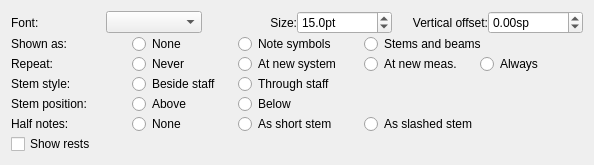
              <widget class="QWidget" name="tab_2">
               <attribute name="title">
                <string>Note Values</string>
               </attribute>
               <layout class="QVBoxLayout" name="verticalLayout_11">
                <property name="spacing">
                 <number>0</number>
                </property>
                <item>
                 <layout class="QHBoxLayout" name="horizontalLayout_10">
                  <item>
                   <widget class="QLabel" name="durFontLabel">
                    <property name="text">
                     <string>Font:</string>
                    </property>
                    <property name="textFormat">
                     <enum>Qt::PlainText</enum>
                    </property>
                    <property name="buddy">
                     <cstring>durFontName</cstring>
                    </property>
                   </widget>
                  </item>
                  <item>
                   <widget class="QComboBox" name="durFontName"/>
                  </item>
                  <item>
                   <widget class="QLabel" name="durFontSizeLabel">
                    <property name="text">
                     <string>Size:</string>
                    </property>
                    <property name="textFormat">
                     <enum>Qt::PlainText</enum>
                    </property>
                    <property name="alignment">
                     <set>Qt::AlignRight|Qt::AlignTrailing|Qt::AlignVCenter</set>
                    </property>
                    <property name="buddy">
                     <cstring>durFontSize</cstring>
                    </property>
                   </widget>
                  </item>
                  <item>
                   <widget class="QDoubleSpinBox" name="durFontSize">
                    <property name="suffix">
                     <string>pt</string>
                    </property>
                    <property name="decimals">
                     <number>1</number>
                    </property>
                    <property name="minimum">
                     <double>5.000000000000000</double>
                    </property>
                    <property name="value">
                     <double>15.000000000000000</double>
                    </property>
                   </widget>
                  </item>
                  <item>
                   <widget class="QLabel" name="durYLabel">
                    <property name="text">
                     <string>Vertical offset:</string>
                    </property>
                    <property name="textFormat">
                     <enum>Qt::PlainText</enum>
                    </property>
                    <property name="alignment">
                     <set>Qt::AlignRight|Qt::AlignTrailing|Qt::AlignVCenter</set>
                    </property>
                    <property name="buddy">
                     <cstring>durY</cstring>
                    </property>
                   </widget>
                  </item>
                  <item>
                   <widget class="QDoubleSpinBox" name="durY">
                    <property name="suffix">
                     <string>sp</string>
                    </property>
                    <property name="minimum">
                     <double>-99.989999999999995</double>
                    </property>
                    <property name="singleStep">
                     <double>0.250000000000000</double>
                    </property>
                   </widget>
                  </item>
                 </layout>
                </item>
                <item>
                 <widget class="QFrame" name="frame_4">
                  <property name="frameShape">
                   <enum>QFrame::NoFrame</enum>
                  </property>
                  <property name="frameShadow">
                   <enum>QFrame::Plain</enum>
                  </property>
                  <layout class="QHBoxLayout" name="horizontalLayout_5">
                   <property name="leftMargin">
                    <number>0</number>
                   </property>
                   <property name="topMargin">
                    <number>0</number>
                   </property>
                   <property name="rightMargin">
                    <number>0</number>
                   </property>
                   <property name="bottomMargin">
                    <number>0</number>
                   </property>
                   <item>
                    <widget class="QLabel" name="durSymLabel">
                     <property name="minimumSize">
                      <size>
                       <width>115</width>
                       <height>0</height>
                      </size>
                     </property>
                     <property name="text">
                      <string>Shown as:</string>
                     </property>
                     <property name="textFormat">
                      <enum>Qt::PlainText</enum>
                     </property>
                     <property name="buddy">
                      <cstring>noteValuesNone</cstring>
                     </property>
                    </widget>
                   </item>
                   <item>
                    <widget class="QRadioButton" name="noteValuesNone">
                     <property name="minimumSize">
                      <size>
                       <width>100</width>
                       <height>0</height>
                      </size>
                     </property>
                     <property name="text">
                      <string comment="neither note symbols nor stems and beams">None</string>
                     </property>
                    </widget>
                   </item>
                   <item>
                    <widget class="QRadioButton" name="noteValuesSymb">
                     <property name="minimumSize">
                      <size>
                       <width>120</width>
                       <height>0</height>
                      </size>
                     </property>
                     <property name="text">
                      <string>Note symbols</string>
                     </property>
                    </widget>
                   </item>
                   <item>
                    <widget class="QRadioButton" name="noteValuesStems">
                     <property name="text">
                      <string>Stems and beams</string>
                     </property>
                    </widget>
                   </item>
                   <item>
                    <spacer name="horizontalSpacer_13">
                     <property name="orientation">
                      <enum>Qt::Horizontal</enum>
                     </property>
                     <property name="sizeHint" stdset="0">
                      <size>
                       <width>40</width>
                       <height>20</height>
                      </size>
                     </property>
                    </spacer>
                   </item>
                  </layout>
                 </widget>
                </item>
                <item>
                 <widget class="QFrame" name="frame_5">
                  <property name="frameShape">
                   <enum>QFrame::NoFrame</enum>
                  </property>
                  <property name="frameShadow">
                   <enum>QFrame::Plain</enum>
                  </property>
                  <layout class="QHBoxLayout" name="horizontalLayout_5_2">
                   <property name="leftMargin">
                    <number>0</number>
                   </property>
                   <property name="topMargin">
                    <number>0</number>
                   </property>
                   <property name="rightMargin">
                    <number>0</number>
                   </property>
                   <property name="bottomMargin">
                    <number>0</number>
                   </property>
                   <item>
                    <widget class="QLabel" name="valuesRepeatLabel">
                     <property name="minimumSize">
                      <size>
                       <width>115</width>
                       <height>0</height>
                      </size>
                     </property>
                     <property name="text">
                      <string>Repeat:</string>
                     </property>
                     <property name="buddy">
                      <cstring>valuesRepeatNever</cstring>
                     </property>
                    </widget>
                   </item>
                   <item>
                    <widget class="QRadioButton" name="valuesRepeatNever">
                     <property name="minimumSize">
                      <size>
                       <width>100</width>
                       <height>0</height>
                      </size>
                     </property>
                     <property name="text">
                      <string>Never</string>
                     </property>
                    </widget>
                   </item>
                   <item>
                    <widget class="QRadioButton" name="valuesRepeatSystem">
                     <property name="minimumSize">
                      <size>
                       <width>120</width>
                       <height>0</height>
                      </size>
                     </property>
                     <property name="text">
                      <string>At new system</string>
                     </property>
                    </widget>
                   </item>
                   <item>
                    <widget class="QRadioButton" name="valuesRepeatMeasure">
                     <property name="minimumSize">
                      <size>
                       <width>110</width>
                       <height>0</height>
                      </size>
                     </property>
                     <property name="text">
                      <string>At new meas.</string>
                     </property>
                    </widget>
                   </item>
                   <item>
                    <widget class="QRadioButton" name="valuesRepeatAlways">
                     <property name="text">
                      <string>Always</string>
                     </property>
                    </widget>
                   </item>
                   <item>
                    <spacer name="horizontalSpacer_13_2">
                     <property name="orientation">
                      <enum>Qt::Horizontal</enum>
                     </property>
                     <property name="sizeHint" stdset="0">
                      <size>
                       <width>40</width>
                       <height>20</height>
                      </size>
                     </property>
                    </spacer>
                   </item>
                  </layout>
                 </widget>
                </item>
                <item>
                 <widget class="QFrame" name="frame_6">
                  <property name="frameShape">
                   <enum>QFrame::NoFrame</enum>
                  </property>
                  <property name="frameShadow">
                   <enum>QFrame::Plain</enum>
                  </property>
                  <layout class="QHBoxLayout" name="horizontalLayout_17">
                   <property name="leftMargin">
                    <number>0</number>
                   </property>
                   <property name="topMargin">
                    <number>0</number>
                   </property>
                   <property name="rightMargin">
                    <number>0</number>
                   </property>
                   <property name="bottomMargin">
                    <number>0</number>
                   </property>
                   <item>
                    <widget class="QLabel" name="stemStyleLabel">
                     <property name="minimumSize">
                      <size>
                       <width>115</width>
                       <height>0</height>
                      </size>
                     </property>
                     <property name="text">
                      <string>Stem style:</string>
                     </property>
                     <property name="buddy">
                      <cstring>stemBesideRadio</cstring>
                     </property>
                    </widget>
                   </item>
                   <item>
                    <widget class="QRadioButton" name="stemBesideRadio">
                     <property name="minimumSize">
                      <size>
                       <width>100</width>
                       <height>0</height>
                      </size>
                     </property>
                     <property name="text">
                      <string>Beside staff</string>
                     </property>
                    </widget>
                   </item>
                   <item>
                    <widget class="QRadioButton" name="stemThroughRadio">
                     <property name="text">
                      <string>Through staff</string>
                     </property>
                    </widget>
                   </item>
                   <item>
                    <spacer name="horizontalSpacer_11">
                     <property name="orientation">
                      <enum>Qt::Horizontal</enum>
                     </property>
                     <property name="sizeHint" stdset="0">
                      <size>
                       <width>40</width>
                       <height>20</height>
                      </size>
                     </property>
                    </spacer>
                   </item>
                  </layout>
                 </widget>
                </item>
                <item>
                 <widget class="QFrame" name="frame_7">
                  <property name="frameShape">
                   <enum>QFrame::NoFrame</enum>
                  </property>
                  <property name="frameShadow">
                   <enum>QFrame::Plain</enum>
                  </property>
                  <layout class="QHBoxLayout" name="horizontalLayout_15">
                   <property name="leftMargin">
                    <number>0</number>
                   </property>
                   <property name="topMargin">
                    <number>0</number>
                   </property>
                   <property name="rightMargin">
                    <number>0</number>
                   </property>
                   <property name="bottomMargin">
                    <number>0</number>
                   </property>
                   <item>
                    <widget class="QLabel" name="stemPosLabel">
                     <property name="minimumSize">
                      <size>
                       <width>115</width>
                       <height>0</height>
                      </size>
                     </property>
                     <property name="text">
                      <string>Stem position:</string>
                     </property>
                     <property name="buddy">
                      <cstring>stemAboveRadio</cstring>
                     </property>
                    </widget>
                   </item>
                   <item>
                    <widget class="QRadioButton" name="stemAboveRadio">
                     <property name="minimumSize">
                      <size>
                       <width>100</width>
                       <height>0</height>
                      </size>
                     </property>
                     <property name="text">
                      <string>Above</string>
                     </property>
                    </widget>
                   </item>
                   <item>
                    <widget class="QRadioButton" name="stemBelowRadio">
                     <property name="text">
                      <string>Below</string>
                     </property>
                    </widget>
                   </item>
                   <item>
                    <spacer name="horizontalSpacer_10">
                     <property name="orientation">
                      <enum>Qt::Horizontal</enum>
                     </property>
                     <property name="sizeHint" stdset="0">
                      <size>
                       <width>40</width>
                       <height>20</height>
                      </size>
                     </property>
                    </spacer>
                   </item>
                  </layout>
                 </widget>
                </item>
                <item>
                 <widget class="QFrame" name="frame_8">
                  <property name="frameShape">
                   <enum>QFrame::NoFrame</enum>
                  </property>
                  <property name="frameShadow">
                   <enum>QFrame::Plain</enum>
                  </property>
                  <layout class="QHBoxLayout" name="horizontalLayout_18">
                   <property name="leftMargin">
                    <number>0</number>
                   </property>
                   <property name="topMargin">
                    <number>0</number>
                   </property>
                   <property name="rightMargin">
                    <number>0</number>
                   </property>
                   <property name="bottomMargin">
                    <number>0</number>
                   </property>
                   <item>
                    <widget class="QLabel" name="minimLabels">
                     <property name="minimumSize">
                      <size>
                       <width>115</width>
                       <height>0</height>
                      </size>
                     </property>
                     <property name="text">
                      <string>Half notes:</string>
                     </property>
                     <property name="buddy">
                      <cstring>minimNoneRadio</cstring>
                     </property>
                    </widget>
                   </item>
                   <item>
                    <widget class="QRadioButton" name="minimNoneRadio">
                     <property name="enabled">
                      <bool>true</bool>
                     </property>
                     <property name="minimumSize">
                      <size>
                       <width>100</width>
                       <height>0</height>
                      </size>
                     </property>
                     <property name="text">
                      <string comment="neither short nor slashed stem">None</string>
                     </property>
                    </widget>
                   </item>
                   <item>
                    <widget class="QRadioButton" name="minimShortRadio">
                     <property name="enabled">
                      <bool>true</bool>
                     </property>
                     <property name="minimumSize">
                      <size>
                       <width>120</width>
                       <height>0</height>
                      </size>
                     </property>
                     <property name="text">
                      <string>As short stem</string>
                     </property>
                    </widget>
                   </item>
                   <item>
                    <widget class="QRadioButton" name="minimSlashedRadio">
                     <property name="enabled">
                      <bool>true</bool>
                     </property>
                     <property name="text">
                      <string>As slashed stem</string>
                     </property>
                    </widget>
                   </item>
                   <item>
                    <spacer name="horizontalSpacer_14">
                     <property name="orientation">
                      <enum>Qt::Horizontal</enum>
                     </property>
                     <property name="sizeHint" stdset="0">
                      <size>
                       <width>40</width>
                       <height>20</height>
                      </size>
                     </property>
                    </spacer>
                   </item>
                  </layout>
                 </widget>
                </item>
                <item>
                 <layout class="QHBoxLayout" name="horizontalLayout_20">
                  <item>
                   <widget class="QCheckBox" name="showRests">
                    <property name="enabled">
                     <bool>true</bool>
                    </property>
                    <property name="text">
                     <string>Show rests</string>
                    </property>
                   </widget>
                  </item>
                  <item>
                   <spacer name="horizontalSpacer_12">
                    <property name="orientation">
                     <enum>Qt::Horizontal</enum>
                    </property>
                    <property name="sizeHint" stdset="0">
                     <size>
                      <width>40</width>
                      <height>20</height>
                     </size>
                    </property>
                   </spacer>
                  </item>
                 </layout>
                </item>
               </layout>
              </widget>
